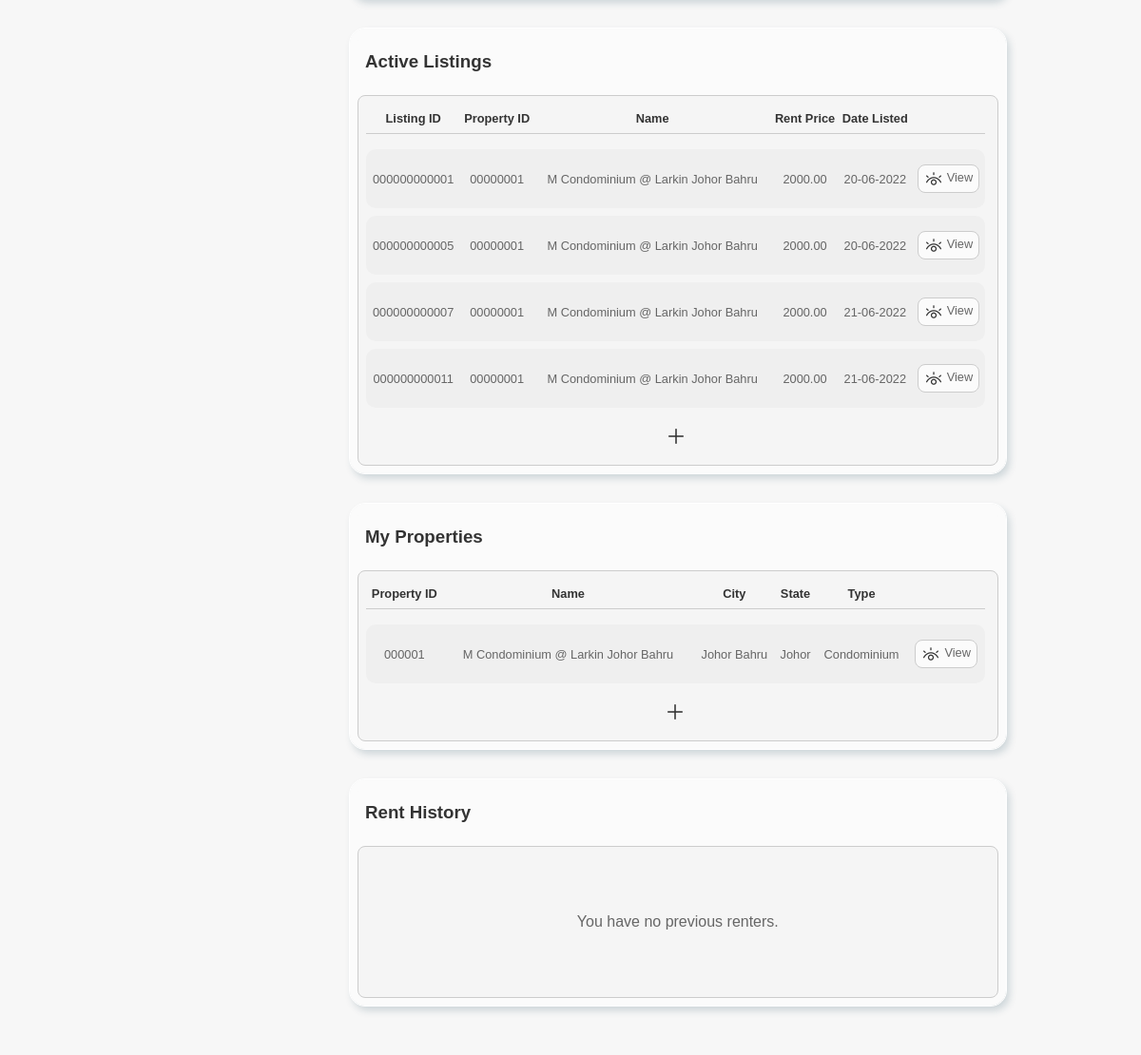
Before: /dashboard-landlord.php (signed in, middle part) with the older database file.
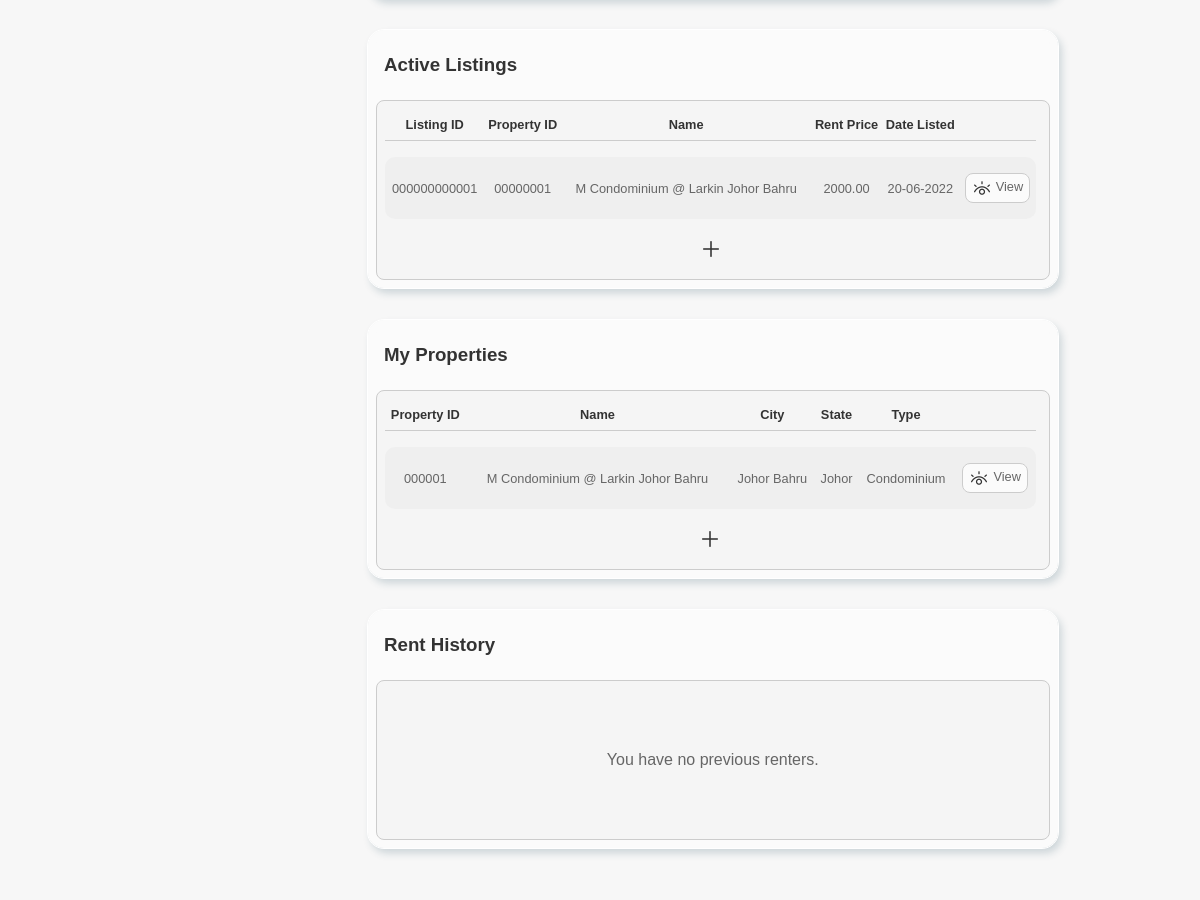
After: the same page with the newer database file.
### tables this page shows
CREATE TABLE `listing` (
  `listingID` int(12) NOT NULL,
  `propertyID` int(6) NOT NULL,
  `listingTimestamp` timestamp NOT NULL DEFAULT current_timestamp() ON UPDATE current_timestamp()
);

CREATE TABLE `property` (
  `propertyID` int(6) NOT NULL,
  `landlordRegNo` int(6) NOT NULL,
  `propertyName` varchar(256) NOT NULL DEFAULT 'N/A',
  `propertyAddress` varchar(512) NOT NULL DEFAULT 'N/A',
  `propertyCity` varchar(64) NOT NULL DEFAULT 'N/A',
  `propertyPoscode` varchar(5) NOT NULL DEFAULT 'N/A',
  `propertyState` varchar(64) NOT NULL DEFAULT 'N/A',
  `propertyType` varchar(32) DEFAULT 'N/A',
  `propertyFloorLevel` int(2) DEFAULT NULL,
  `propertyFloorSize` int(6) DEFAULT NULL,
  `propertyNumRooms` int(2) NOT NULL,
  `propertyBathrooms` int(2) NOT NULL,
  `propertyFurnishing` varchar(32) DEFAULT 'N/A',
  `propertyFacilities` varchar(128) DEFAULT 'N/A',
  `propertyDesc` varchar(2048) DEFAULT 'N/A',
  `rentPrice` decimal(6,2) DEFAULT NULL
);

### dashboard-landlord.php (the view, shortened to what the changed rows need)
<?php
  $id = $_SESSION['userID'];
  include("dbconnect.php");
  $sql = "SELECT * FROM user
          LEFT JOIN landlord ON landlord.userID = user.userID
          WHERE user.userID = $id";
  $result = mysqli_query($connect, $sql);
  $user = mysqli_fetch_assoc($result);
  $reg_no = $_SESSION['landlordRegNo'] = $user['landlordRegNo'];
?>
<!DOCTYPE html>
<html>
  <body id="dashboard">
    <div class="dashboard-container container-margin">
      <div class="dashboard-content">
        <div class="container-right">
          <div>
            <div class="dashboard-table-content">
              <?php
              include("dbconnect.php");
                $sql = "SELECT listingID, listing.propertyID, prop.propertyName, prop.rentPrice, listingTimestamp
                        FROM listing
                        LEFT JOIN (
                            SELECT *
                            FROM property
                            WHERE property.landlordRegNo = '$reg_no'
                        ) AS prop ON listing.propertyID = prop.propertyID
                        WHERE listing.propertyID = prop.propertyID";
                $result = mysqli_query($connect, $sql);
                $numrows = mysqli_num_rows($result);
                if ($numrows > 0) {
              ?>
                  <div class="dashboard-table">
                    <table>
                      <tr class="no-hover">
                        <th>Listing ID</th>
                        <th>Property ID</th>
                        <th>Name</th>
                        <th>Rent Price</th>
                        <th>Date Listed</th>
                        <th></th>
                      </tr>
                      <tr class="no-hover"><th class="th-border" colspan="6"></th></tr>
                      <?php
                        for ($i = 0; $listing = mysqli_fetch_assoc($result); $i++) {
                          $location = "location.href='listing.php?id=".$listing['listingID']."'";
                      ?>
                        <tr ondblclick="<?php echo $location ?>" style="user-select: none;">
                          <td><?php echo sprintf('%012d', $listing['listingID']) ?></td>
                          <td><?php echo sprintf("%08d", $listing['propertyID']) ?></td>
                          <td><?php echo $listing['propertyName'] ?></td>
                          <td><?php echo $listing['rentPrice'] ?></td>
                          <td><?php echo date("d-m-Y",strtotime($listing['listingTimestamp'])) ?></td>
                          <td>
                            <button class="view-button" onclick="<?php echo $location ?>">
                              <image class="icon view-icon" src="assets/icons/eye.png"><span>View</span>
                            </button>
                          </td>
                        </tr>
                      <?php
                          if ($i < $numrows) {
                            echo "<tr class='spacer'><td></td></tr>";
                          }
                        }
                      ?>
                    </table>
                  </div>
              <?php
                }
              ?>
            </div>
          </div>
          <div>
            <div class="dashboard-table-content">
              <?php
              include("dbconnect.php");
                $sql = "SELECT *
                        FROM property
                        WHERE landlordRegNo = '$reg_no'";
                $result = mysqli_query($connect, $sql);
                $numrows = mysqli_num_rows($result);
                if ($numrows > 0) {
              ?>
                  <div class="dashboard-table">
                    <table>
                      <tr class="no-hover">
                        <th>Property ID</th>
                        <th>Name</th>
                        <th>City</th>
                        <th>State</th>
                        <th>Type</th>
                        <th></th>
                      </tr>
                      <tr class="no-hover"><th class="th-border" colspan="6"></th></tr>
                      <?php
                      for ($i = 0; $property = mysqli_fetch_assoc($result); $i++) {
                          $location = "location.href='property.php?id=".$property['propertyID']."'";
                      ?>
                        <tr ondblclick="<?php echo $location ?>" style="user-select: none;">
                          <td><?php echo sprintf("%06d",$property['propertyID']) ?></td>
                          <td><?php echo $property['propertyName'] ?></td>
                          <td><?php echo $property['propertyCity'] ?></td>
                          <td><?php echo $property['propertyState'] ?></td>
                          <td><?php echo $property['propertyType'] ?></td>
                          <td>
                            <button class="view-button" onclick="<?php echo $location ?>">
                              <image class="icon view-icon" src="assets/icons/eye.png"><span>View</span>
                            </button>
                          </td>
                        </tr>
                      <?php
                          if ($i < $numrows) {
                            echo "<tr class='spacer'><td></td></tr>";
                          }
                        }
                      ?>
                    </table>
                  </div>
              <?php
                }
              ?>
            </div>
          </div>
        </div>
      </div>
    </div>
  </body>
</html>

Changed rows visible on the page:
removed listing: listingID "000000000005", propertyID "00000001", propertyName "M Condominium @ Larkin Johor Bahru", rentPrice "2000.00", listingTimestamp "20-06-2022"
removed listing: listingID "000000000007", propertyID "00000001", propertyName "M Condominium @ Larkin Johor Bahru", rentPrice "2000.00", listingTimestamp "21-06-2022"
removed listing: listingID "000000000011", propertyID "00000001", propertyName "M Condominium @ Larkin Johor Bahru", rentPrice "2000.00", listingTimestamp "21-06-2022"
